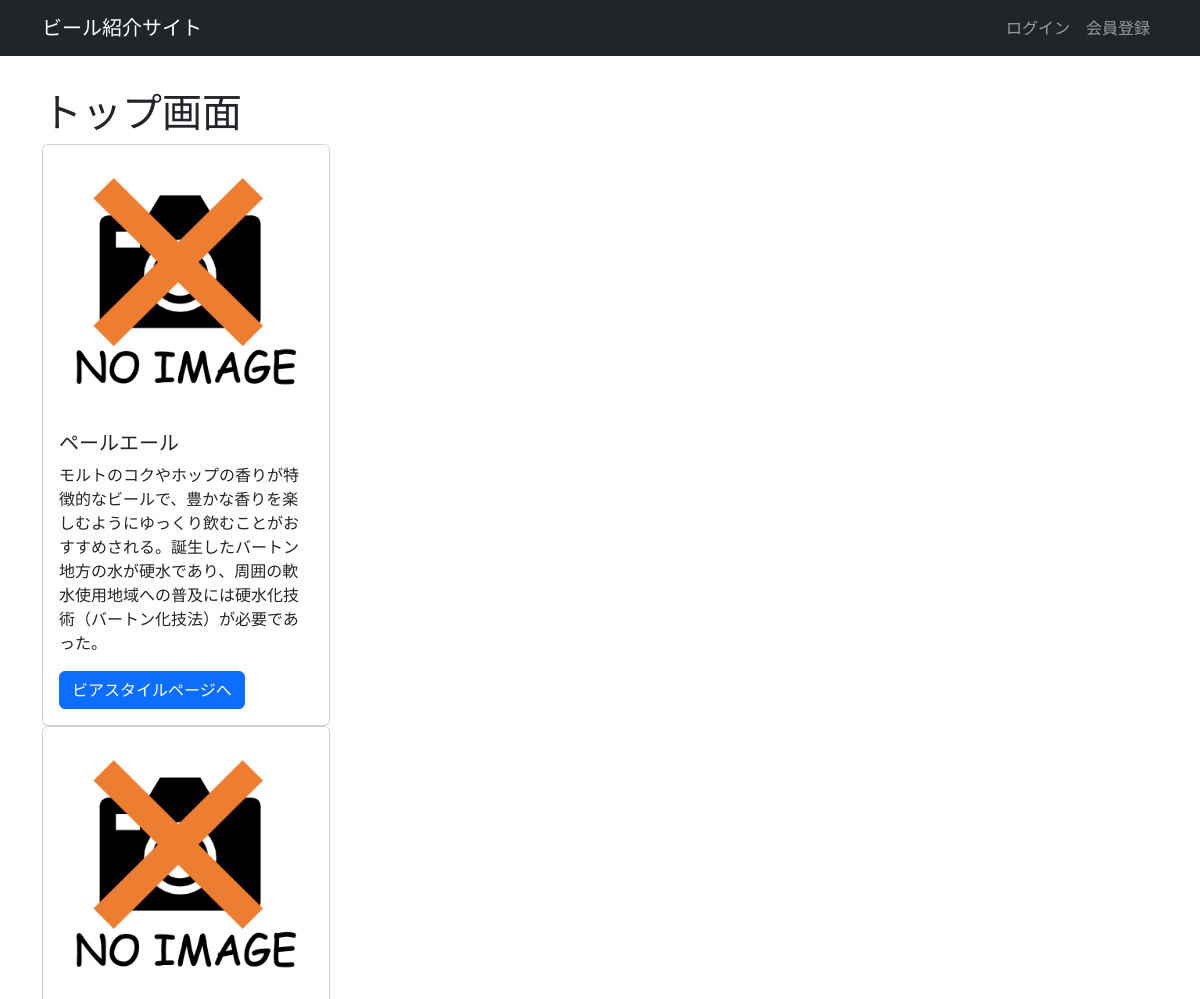
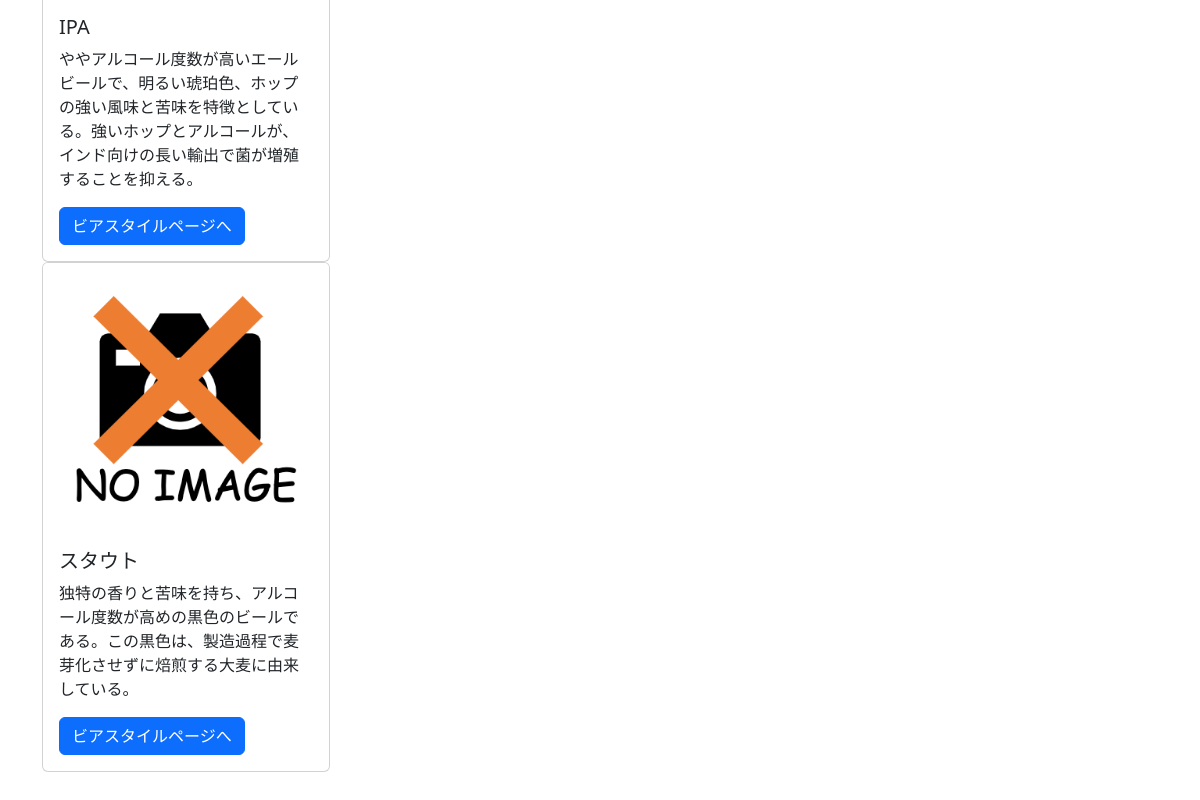
The page / on the database its author committed (2 pictures, top to bottom).
### recommendations/models.py (models this page shows, shortened)
class BeerStyle(models.Model):
    name = models.CharField("ビアスタイル", max_length=15)
    birth_place = models.CharField("発祥地", max_length=10)
    fermentation = models.IntegerField(
        "発酵方法", choices=((1,"上面発酵"),(2,"下面発酵"))
    )
    description = models.TextField("説明")

### recommendations/views.py (the view)
# urls.py: path("", views.top, name="top"),
@require_GET
def top(request):
    styles = models.BeerStyle.objects.all()
    context = {"styles" : styles}
    return render(
        request, "recommendations/top.html",
        context
    )

### recommendations/templates/recommendations/top.html
<!DOCTYPE html>
{% extends "base.html" %}
{% load static %}
{% block main %}
<h1>トップ画面</h1>
{% if styles %}
  {% for style in styles %}
  <div class="card" style="width: 18rem;">
    <img src="{% static 'recommendations/NO_IMAGE.png' %}" class="card-img-top">
    <div class="card-body">
      <h5 class="card-title">{{ style.name }}</h5>
      <p class="card-text">{{ style.description }}</p>
      <a href="{% url 'detail_style' style.id %}" class="btn btn-primary">ビアスタイルページへ</a>
    </div>
  </div>
  {% endfor %}
{% else %}
  <h3>ビアスタイルは登録されていません</h3>
{% endif %}
{% endblock %}

### rows shown on the page
BeerStyle: name "ペールエール", description "モルトのコクやホップの香りが特徴的なビールで、豊かな香りを楽しむようにゆっくり飲むことがおすすめされる。誕生したバートン地方の水が硬水であり、周囲の軟水使用地域への普及には硬水化技術（バートン化技法）が必要であった。"
BeerStyle: name "IPA", description "ややアルコール度数が高いエールビールで、明るい琥珀色、ホップの強い風味と苦味を特徴としている。強いホップとアルコールが、インド向けの長い輸出で菌が増殖することを抑える。"
BeerStyle: name "スタウト", description "独特の香りと苦味を持ち、アルコール度数が高めの黒色のビールである。この黒色は、製造過程で麦芽化させずに焙煎する大麦に由来している。"
